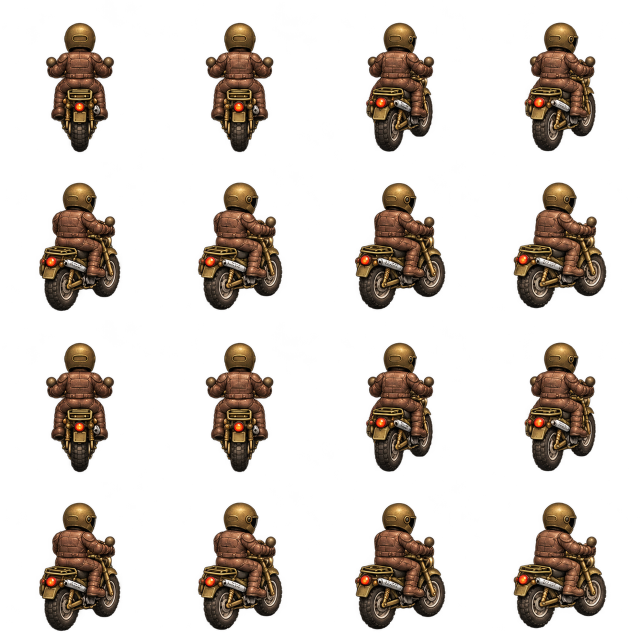
#> input picture assets/source/commute-bike-actions-v1/views-00-paired-template.png, 1280 x 1280 px, given in place of mounted-upright-64-v2.png, which was not available (shown at 1/2 size)
$ python prepare_bike_actions.py
#> lines starting #> are read from the running program, lines starting #| are printed output that depends on the picture
"""Prepare exact-view edit references and a resumable action-art job manifest."""
import hashlib
import json
from pathlib import Path
from PIL import Image

ROOT=Path(__file__).resolve().parents[2]
SOURCE=ROOT/'assets/source/commute-bike-actions-v1'
UPRIGHT=ROOT/'assets/commute/bike/mounted-upright-64-v2.png'
ACTIONS={
    'boost':{'title':'acceleration response','states':['boostMid','boost'],
        'pose':'The rider responds to strong acceleration: hips stay on the SAME saddle, knees grip the tank, elbows bend and the upper torso inclines slightly FORWARD to brace against the pull. Mild stage has a small 5-degree torso inclination; full stage has a clear 12-degree forward torso inclination with helmet a little lower and forward. Both hands hold the SAME handlebars and both boots stay on their SAME pegs. No wheelie or moving wheels.'},
    'brake':{'title':'hard-braking brace','states':['brakeMid','brake'],
        'pose':'The rider braces against HARD BRAKING: hips shift subtly BACK on the SAME saddle, knees grip the tank, arms straighten slightly but remain bent and hands stay on the SAME grips. Mild stage begins this brace; full stage has a clear rearward weight shift, torso more upright/back and shoulders behind their neutral position. Both boots remain on their SAME pegs. Do not confuse this with a forward acceleration tuck; no stoppie or lifted wheel.'},
    'turnLeft':{'title':'left cornering body lean','states':['turnLeftMid','turnLeft'],
        'pose':'The rider shifts weight and leans toward the PHYSICAL LEFT side of the bike, the rider own left, not viewer left. Mild stage: torso and helmet shift gently left with slight elbow asymmetry; full stage: torso and head clearly shift LEFT over the left side of the saddle and the left knee opens slightly for cornering. Hips stay seated, both hands stay on the same grips and both boots remain on pegs. Keep both wheel contact points and the chassis level in the image; runtime banks the entire rig continuously. No turning handlebars or changing yaw. Left lean is independent authored anatomy, never mirrored right lean.'},
    'turnRight':{'title':'right cornering body lean','states':['turnRightMid','turnRight'],
        'pose':'The rider shifts weight and leans toward the PHYSICAL RIGHT side of the bike, the rider own right, not viewer right. Mild stage: torso and helmet shift gently right with slight elbow asymmetry; full stage: torso and head clearly shift RIGHT over the right side of the saddle and the right knee opens slightly for cornering. Hips stay seated, both hands stay on the same grips and both boots remain on pegs. Keep both wheel contact points and the chassis level in the image; runtime banks the entire rig continuously. No turning handlebars or changing yaw. Right lean is independent authored anatomy, never mirrored left lean.'},
    'aero':{'title':'aerodynamic tuck','states':['aeroMid','aero'],
        'pose':'The rider folds into an aerodynamic TUCK over the tank, while hips stay on the SAME saddle, knees grip the tank, hands hold their SAME handlebar grips and boots stay on their SAME pegs. Mild stage: torso inclines 15 degrees forward and helmet lowers; full stage: torso inclines 30 degrees forward and helmet is lower/forward, with elbows tucked in. This is a moderate plausible touring-bike tuck, not a racing crouch with head touching the tank. Motorcycle and wheel contact points remain unchanged.'},
    'shift':{'title':'left-foot gear-shift gesture','states':['shiftMid','shift'],
        'pose':'The rider makes a subtle physical LEFT-FOOT gear-shift gesture. Upper body stays almost exactly in the approved upright seated riding posture, same hands on grips and right foot on its peg. Mild stage: left ankle prepares and the toe rises slightly toward the gear lever. Full stage: LEFT boot toe clearly lifts a small amount at the lever, left ankle flexes and left knee bends subtly while heel remains near the peg. The action is visible on the LEFT side views, naturally occluded on right-side views; do not swap the gesture to the right foot to make it visible. No whole-body leaning or changing bike geometry.'},
    'impact':{'title':'collision impact brace','states':['impactMid','impact'],
        'pose':'The rider briefly compresses FORWARD into an IMPACT BRACE: hips stay seated on the SAME saddle, knees grip the tank, shoulders hunch, elbows fold more sharply and helmet lowers toward the handlebar area. Mild stage: gentle start of compression. Full stage: clear compact protective crouch, forward and down a little more than the acceleration pose, while both hands stay on their same grips and both boots stay on the same pegs. No ejection, crash damage, extra limbs, wheel motion or deformation of the motorcycle.'}
}

def main():
    SOURCE.mkdir(parents=True,exist_ok=True)
    im=Image.open(UPRIGHT).convert('RGBA')
#> im is the input picture: PIL image 1280x1280 RGBA; mean R, G, B, A 24.3, 17.2, 11.4, 61.5
    for block in range(8):
        template=Image.new('RGBA',(1280,1280))
        for phase in range(2):
            for local in range(8):
                i=block*8+local
                tile=im.crop((i%8*320,i//8*320,(i%8+1)*320,(i//8+1)*320))
                # Enlarge the whole approved rig uniformly in the generation
                # reference to use more source pixels, preserving handedness.
                larger=tile.resize((384,384),Image.Resampling.LANCZOS)
                framed=Image.new('RGBA',(320,320));framed.alpha_composite(larger,(-32,-39))
                template.alpha_composite(framed,(local%4*320,(phase*2+local//4)*320))
        template.save(SOURCE/f'views-{block:02}-paired-template.png')
#> this loop made 8 passes
#> pass 1, in main, `template.save(SOURCE/f'views-{block:02}-paired-template.png')`:
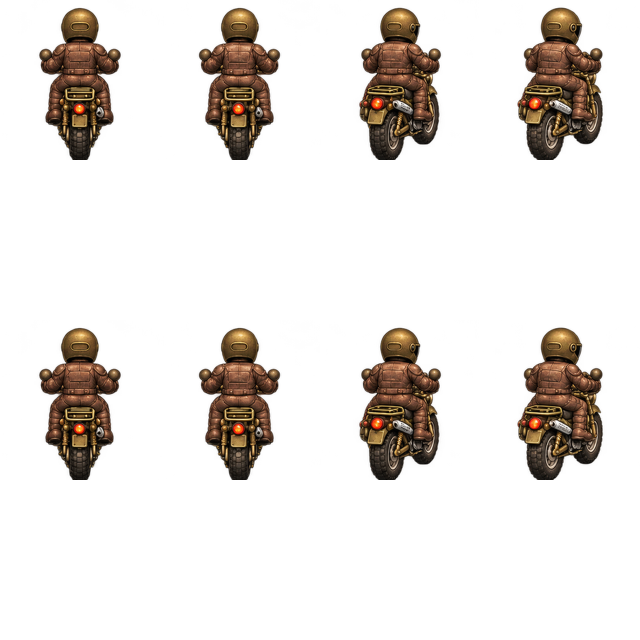
#> saved as views-00-paired-template.png: PIL image 1280x1280 RGBA (shown at 1/2 size); mean R, G, B, A 15.6, 10.8, 7, 39.7; transparent parts drawn white
#> pass 2, in main, `template.save(SOURCE/f'views-{block:02}-paired-template.png')`:
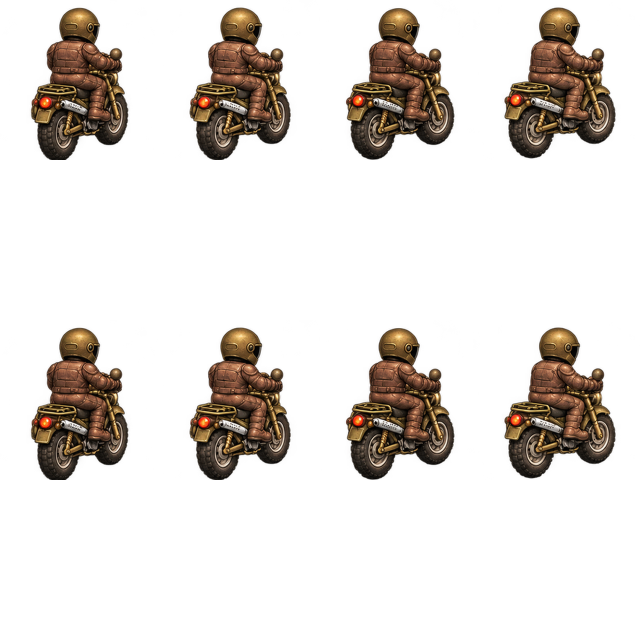
#> saved as views-01-paired-template.png: PIL image 1280x1280 RGBA (shown at 1/2 size); mean R, G, B, A 19.2, 13.7, 9.2, 48.7; transparent parts drawn white
#> after the loop: framed: PIL image 320x320 RGBA; every value is 0
#> after the loop: larger: PIL image 384x384 RGBA; every value is 0
    jobs=[]
    for name,action in ACTIONS.items():
        for block in range(8):
            jobs.append({'id':f'{name}-{block:02}','action':name,'block':block,
                'template':f'assets/source/commute-bike-actions-v1/views-{block:02}-paired-template.png',
                'source':f'assets/source/commute-bike-actions-v1/{name}-{block:02}-source.png',
                'columns':4,'rows':4,'states':action['states'],'views':list(range(block*8,block*8+8)),
                'status':'pending'})
    spec={'version':1,'approvedUpright':UPRIGHT.relative_to(ROOT).as_posix(),
        'approvedUprightSha256':hashlib.sha256(UPRIGHT.read_bytes()).hexdigest(),
        'frameCount':64,'frameSize':320,'anchor':[160,260],
        'sourceLayout':'4 columns by4 rows; upper8 cells midpoint, lower8 cells full; same8 consecutive directions repeated',
        'actions':ACTIONS,'jobs':jobs}
    (SOURCE/'production.json').write_text(json.dumps(spec,indent=2)+'\n')
    print(f'{len(ACTIONS)} actions / {len(jobs)} paired-sheet jobs / {len(jobs)*16} authored cells')

if __name__=='__main__':main()
